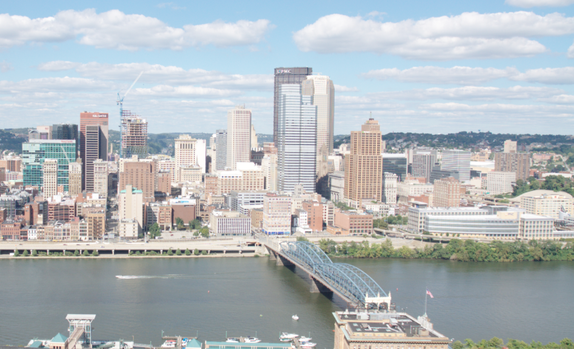
#> input picture code/data/incline_L.png, 574 x 349 px, shrunk from 947 x 576 before the run
$ python Q1.py
#> lines starting #> are read from the running program, lines starting #| are printed output that depends on the picture
from contextlib import nullcontext
import numpy as np
import matplotlib.pyplot as plt
import cv2
import scipy
from matplotlib import pyplot as plt
import os
#Add imports if needed:
import scipy.io as sio #ohad add for debug
from matplotlib.pyplot import plot, draw, show, subplot
import pickle as pk
#end imports


#Add extra functions here:

# [91 lines left out: functions displayResults, showTransformation, ReadImagesDirectory, PanoramaPair, imageStitchingDir, not called in this run]
def findBordernonZero(im):
    positions = np.nonzero(im)
    top = positions[0].min()
    bottom = positions[0].max()
    left = positions[1].min()
    right = positions[1].max()
    border =np.float32([[left,top],[left,bottom],[right,bottom],[right,top]]).reshape(-1,1,2)
    return border

def findBorderTransform(im,H,im2=[]):
    border = findBordernonZero(im)
    border_transformed = cv2.perspectiveTransform(border, H)
    if im2!=[]:
        border2=findBordernonZero(im2)
        border_transformed=np.concatenate((border_transformed,border2))
    points=np.floor(border_transformed.min(axis=0).ravel())
    [top_left,bottom_right]=np.int16(np.stack((points,np.ceil(border_transformed.max(axis=0).ravel())),axis=0))

    return   [top_left,bottom_right]


def wrapH2Images(im2_wrap, H, flags,im1=[],return_translation=False):
    [top_left,bottom_right]=findBorderTransform(im2_wrap,H,im1)
    tranlsation =-top_left
    tranlsation=np.float64(tranlsation)
    t = np.array([
        [1,0,tranlsation[0]],
        [0,1,tranlsation[1]],
        [0,0,1]])
    im1Warp = cv2.warpPerspective(src=im1, M=t, dsize=(abs(top_left[0]-bottom_right[0]),abs(top_left[1]-bottom_right[1])))
    im2Warp=  cv2.warpPerspective(src=im2_wrap, M=t@H, dsize=(abs(top_left[0]-bottom_right[0]),abs(top_left[1]-bottom_right[1])), flags=flags)
    if(return_translation):
        return im1Warp,im2Warp,t
    return im1Warp,im2Warp
#Extra functions end

# HW functions:
# [51 lines left out: functions getPoints, computeH, not called in this run]

def warpH(im2, H, flags):
    [top_left,bottom_right]=findBorderTransform(im2,H)
    tranlsation =-top_left
    tranlsation=np.float64(tranlsation)
    t = np.array([
        [1,0,tranlsation[0]],
        [0,1,tranlsation[1]],
        [0,0,1]])
    im2Warp = cv2.warpPerspective(src=im2, M=t@H, dsize=(abs(top_left[0]-bottom_right[0]),abs(top_left[1]-bottom_right[1])), flags=flags)
    return im2Warp

# [59 lines left out: functions imageStitching, getPoints_SIFT, ransacH, not called in this run]
if __name__ == '__main__':
    print('my_homography')
    im1 = cv2.imread(r'./data/incline_L.png')
#> im1 is the input picture: shape (349, 574, 3); mean B, G, R 188.8, 185.2, 178.7
    im1 = cv2.cvtColor(im1, cv2.COLOR_BGR2RGB)
    im2 = cv2.imread(r'./data/incline_R.png')
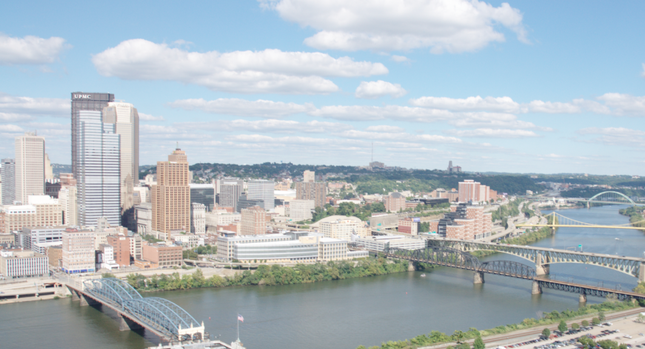
#> input picture code/data/incline_R.png, 645 x 349 px, shrunk from 1064 x 576 before the run
#> im2 is the input picture: shape (349, 645, 3); mean B, G, R 195.1, 188.5, 177.3
    im2 = cv2.cvtColor(im2, cv2.COLOR_BGR2RGB)


    chose_new_points=False

    if(chose_new_points):
    # # Section 1.1 +1.2 ####
        [p1,p2] = getPoints(im1,im2,4)
        H2to1 = computeH(p2, p1)
    else:
        H2to1_file = sio.loadmat('H2to1_debug.mat') # debug
#> (reads code/H2to1_debug.mat from the repository)
        H2to1 = H2to1_file['H']

    # showTransformation(im1,im2,H2to1)

    # Section 1.3 ####

    fig3 = plt.figure(figsize=(8, 8))
    ax1 = fig3.add_subplot(1, 3, 1)
    plt.imshow(im2)
    ax1.title.set_text('Original image')
    im2_to1 = warpH(im2, H2to1, cv2.INTER_CUBIC)
#> in findBordernonZero, `top = positions[0].min()`: top = 0
#> in findBordernonZero, `bottom = positions[0].max()`: bottom = 348
#> in findBordernonZero, `left = positions[1].min()`: left = 0
#> in findBordernonZero, `right = positions[1].max()`: right = 644
#> in findBordernonZero, `border =np.float32([[left,top],[left,bottom],[right,bottom],[right,top..`: border = [[0, 0], [0, 348], [644, 348], [644, 0]]
#> in findBorderTransform, `border_transformed = cv2.perspectiveTransform(border, H)`: border_transformed = [[-601, -47.43], [-614.2, 463.7], [331.6, 397.1], [318, 58.18]]
#> in findBorderTransform, `points=np.floor(border_transformed.min(axis=0).ravel())`: points = [-615, -48]
#> in findBorderTransform, `[top_left,bottom_right]=np.int16(np.stack((points,np.ceil(border_trans..`: bottom_right = [332, 464]
#> in warpH, `[top_left,bottom_right]=findBorderTransform(im2,H)`: top_left = [-615, -48]; bottom_right = [332, 464]
#> in warpH, `tranlsation =-top_left`: tranlsation = [615, 48]
#> in warpH, `t = np.array([ [1,0,tranlsation[0]], [0,1,tranlsation[1]], [0,0,1]])`: t = [[1, 0, 615], [0, 1, 48], [0, 0, 1]]
#> in warpH, `im2Warp = cv2.warpPerspective(src=im2, M=t@H, dsize=(abs(top_left[0]-b..`:
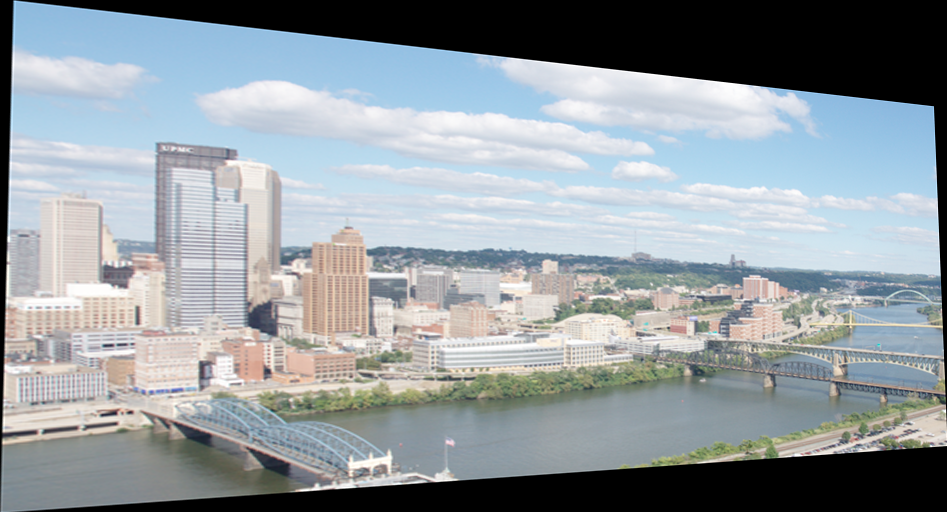
#> im2Warp: shape (512, 947, 3); mean R, G, B 146.8, 154.7, 159.7
    ax2 = fig3.add_subplot(1, 3, 2)
    plt.imshow(im2_to1)
    ax2.title.set_text('Cubic warp')
    im2_to1 = warpH(im2, H2to1,cv2.INTER_LINEAR)
    ax3 = fig3.add_subplot(1, 3, 3)
    plt.imshow(im2_to1)
    ax3.title.set_text('Linear warp')

    # Section 1.4 ####
    # check for identity matrix :
    H_I = np.identity(3)
    im1test = warpH(im1, H_I,cv2.INTER_LINEAR)
#> call 3 of warpH, with H = array of shape (3, 3), flags = 1
#> in warpH (call 3), `[top_left,bottom_right]=findBorderTransform(im2,H)`: top_left = [0, 0]; bottom_right = [573, 348]
#> in warpH (call 3), `tranlsation =-top_left`: tranlsation = [0, 0]
#> in warpH (call 3), `t = np.array([ [1,0,tranlsation[0]], [0,1,tranlsation[1]], [0,0,1]])`: t = [[1, 0, 0], [0, 1, 0], [0, 0, 1]]
#> in warpH (call 3), `im2Warp = cv2.warpPerspective(src=im2, M=t@H, dsize=(abs(top_left[0]-b..`:
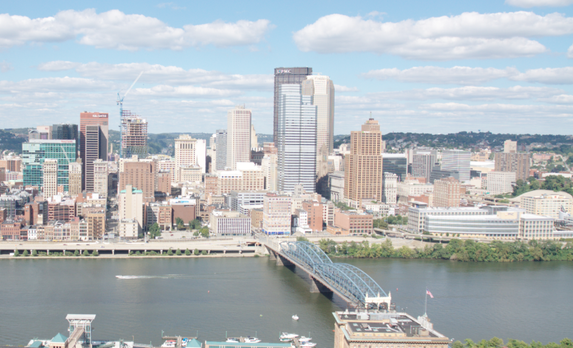
#> im2Warp: shape (348, 573, 3); mean R, G, B 178.8, 185.3, 188.9
    plt.figure()
    plt.imshow(im1test)
    im1_for_pano, im2_for_pano=wrapH2Images(im1,H2to1,cv2.INTER_LINEAR,im2)
#> (the run stopped early here; a loop or call above may not have finished)
